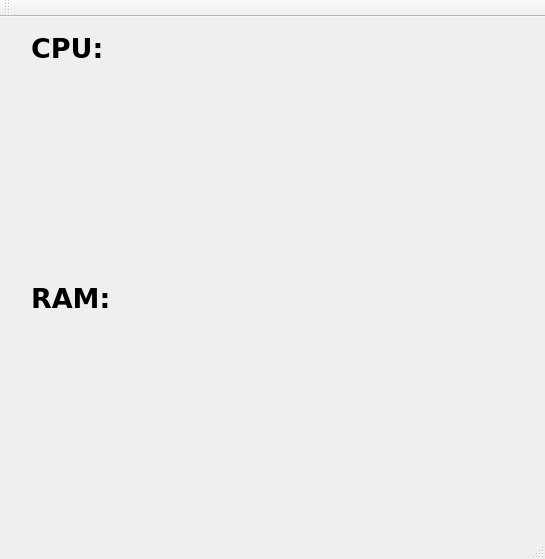
<?xml version="1.0" encoding="UTF-8"?>
<ui version="4.0">
 <class>MainWindow</class>
 <widget class="QMainWindow" name="MainWindow">
  <property name="geometry">
   <rect>
    <x>0</x>
    <y>0</y>
    <width>545</width>
    <height>559</height>
   </rect>
  </property>
  <property name="windowTitle">
   <string>MainWindow</string>
  </property>
  <widget class="QWidget" name="centralWidget">
   <layout class="QGridLayout" name="gridLayout">
    <item row="0" column="0">
     <widget class="Timeplot" name="widget" native="true">
      <widget class="QLabel" name="ramPercent">
       <property name="geometry">
        <rect>
         <x>20</x>
         <y>250</y>
         <width>411</width>
         <height>41</height>
        </rect>
       </property>
       <property name="font">
        <font>
         <family>Verdana</family>
         <pointsize>20</pointsize>
         <weight>75</weight>
         <bold>true</bold>
        </font>
       </property>
       <property name="text">
        <string>RAM: </string>
       </property>
      </widget>
      <widget class="QLabel" name="cpuPercent">
       <property name="geometry">
        <rect>
         <x>20</x>
         <y>0</y>
         <width>461</width>
         <height>41</height>
        </rect>
       </property>
       <property name="font">
        <font>
         <family>Verdana</family>
         <pointsize>20</pointsize>
         <weight>75</weight>
         <bold>true</bold>
        </font>
       </property>
       <property name="text">
        <string>CPU: </string>
       </property>
      </widget>
     </widget>
    </item>
   </layout>
  </widget>
  <widget class="QMenuBar" name="menuBar">
   <property name="geometry">
    <rect>
     <x>0</x>
     <y>0</y>
     <width>545</width>
     <height>21</height>
    </rect>
   </property>
  </widget>
  <widget class="QToolBar" name="mainToolBar">
   <attribute name="toolBarArea">
    <enum>TopToolBarArea</enum>
   </attribute>
   <attribute name="toolBarBreak">
    <bool>false</bool>
   </attribute>
  </widget>
  <widget class="QStatusBar" name="statusBar"/>
 </widget>
 <layoutdefault spacing="6" margin="11"/>
 <customwidgets>
  <customwidget>
   <class>Timeplot</class>
   <extends>QWidget</extends>
   <header>timeplot.h</header>
   <container>1</container>
  </customwidget>
 </customwidgets>
 <resources/>
 <connections/>
</ui>
